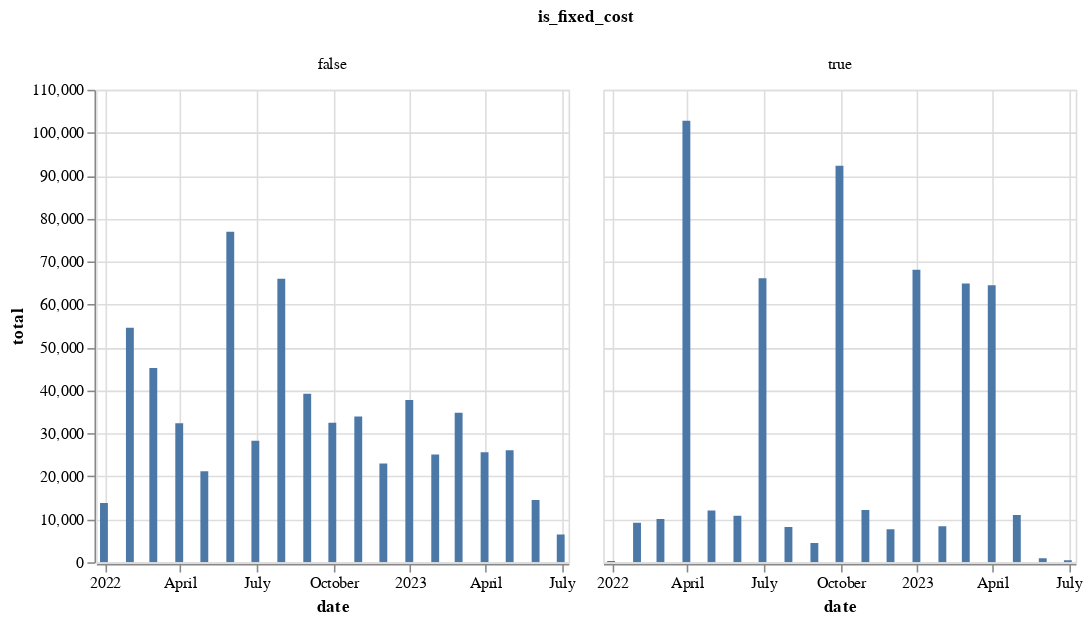

Notebook source saved alongside this figure:
### Code cell
alt.Chart(totals).mark_bar().encode(x='date', y='total', column='is_fixed_cost', tooltip='total').interactive()

### Figure 1 — Vega-Lite specification as saved in the notebook (floating-point values rounded to 4 significant figures)
{"config": {"view": {"continuousWidth": 300, "continuousHeight": 300}}, "data": {"name": "data-9a79c6721cec3a530967971e3dc7b002"}, "mark": {"type": "bar"}, "encoding": {"column": {"field": "is_fixed_cost", "type": "nominal"}, "tooltip": {"field": "total", "type": "quantitative"}, "x": {"field": "date", "type": "temporal"}, "y": {"field": "total", "type": "quantitative"}}, "params": [{"name": "param_1", "select": {"type": "interval", "encodings": ["x", "y"]}, "bind": "scales"}], "$schema": "https://vega.github.io/schema/vega-lite/v5.8.0.json", "datasets": {"data-9a79c6721cec3a530967971e3dc7b002": [{"date": "2021-12-31T00:00:00", "is_fixed_cost": false, "total": 13790.0}, {"date": "2021-12-31T00:00:00", "is_fixed_cost": true, "total": 282.0}, {"date": "2022-01-31T00:00:00", "is_fixed_cost": false, "total": 54580.0}, {"date": "2022-01-31T00:00:00", "is_fixed_cost": true, "total": 9188.0}, {"date": "2022-02-28T00:00:00", "is_fixed_cost": false, "total": 45220.0}, {"date": "2022-02-28T00:00:00", "is_fixed_cost": true, "total": 10070.0}, {"date": "2022-03-31T00:00:00", "is_fixed_cost": false, "total": 32380.0}, {"date": "2022-03-31T00:00:00", "is_fixed_cost": true, "total": 102800.0}, {"date": "2022-04-30T00:00:00", "is_fixed_cost": false, "total": 21180.0}, {"date": "2022-04-30T00:00:00", "is_fixed_cost": true, "total": 12050.0}, {"date": "2022-05-31T00:00:00", "is_fixed_cost": false, "total": 76970.0}, {"date": "2022-05-31T00:00:00", "is_fixed_cost": true, "total": 10820.0}, {"date": "2022-06-30T00:00:00", "is_fixed_cost": false, "total": 28300.0}, {"date": "2022-06-30T00:00:00", "is_fixed_cost": true, "total": 66130.0}, {"date": "2022-07-31T00:00:00", "is_fixed_cost": false, "total": 66030.0}, {"date": "2022-07-31T00:00:00", "is_fixed_cost": true, "total": 8233.0}, {"date": "2022-08-31T00:00:00", "is_fixed_cost": false, "total": 39230.0}, {"date": "2022-08-31T00:00:00", "is_fixed_cost": true, "total": 4512.0}, {"date": "2022-09-30T00:00:00", "is_fixed_cost": false, "total": 32460.0}, {"date": "2022-09-30T00:00:00", "is_fixed_cost": true, "total": 92320.0}, {"date": "2022-10-31T00:00:00", "is_fixed_cost": false, "total": 33930.0}, {"date": "2022-10-31T00:00:00", "is_fixed_cost": true, "total": 12170.0}, {"date": "2022-11-30T00:00:00", "is_fixed_cost": false, "total": 22970.0}, {"date": "2022-11-30T00:00:00", "is_fixed_cost": true, "total": 7679.0}, {"date": "2022-12-31T00:00:00", "is_fixed_cost": false, "total": 37800.0}, {"date": "2022-12-31T00:00:00", "is_fixed_cost": true, "total": 68080.0}, {"date": "2023-01-31T00:00:00", "is_fixed_cost": false, "total": 25120.0}, {"date": "2023-01-31T00:00:00", "is_fixed_cost": true, "total": 8408.0}, {"date": "2023-02-28T00:00:00", "is_fixed_cost": false, "total": 34810.0}, {"date": "2023-02-28T00:00:00", "is_fixed_cost": true, "total": 64910.0}, {"date": "2023-03-31T00:00:00", "is_fixed_cost": false, "total": 25600.0}, {"date": "2023-03-31T00:00:00", "is_fixed_cost": true, "total": 64470.0}, {"date": "2023-04-30T00:00:00", "is_fixed_cost": false, "total": 26060.0}, {"date": "2023-04-30T00:00:00", "is_fixed_cost": true, "total": 11000.0}, {"date": "2023-05-31T00:00:00", "is_fixed_cost": false, "total": 14470.0}, {"date": "2023-05-31T00:00:00", "is_fixed_cost": true, "total": 932.0}, {"date": "2023-06-30T00:00:00", "is_fixed_cost": false, "total": 6441.0}, {"date": "2023-06-30T00:00:00", "is_fixed_cost": true, "total": 490.0}]}}
